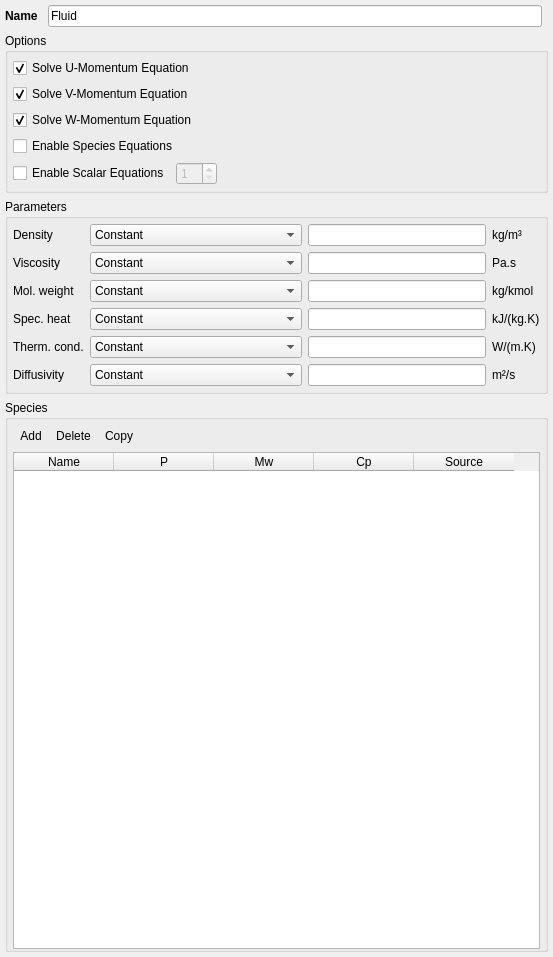
<?xml version="1.0" encoding="UTF-8"?>
<ui version="4.0">
 <class>fluid</class>
 <widget class="QWidget" name="fluid">
  <property name="geometry">
   <rect>
    <x>0</x>
    <y>0</y>
    <width>553</width>
    <height>957</height>
   </rect>
  </property>
  <property name="sizePolicy">
   <sizepolicy hsizetype="Preferred" vsizetype="Preferred">
    <horstretch>2</horstretch>
    <verstretch>0</verstretch>
   </sizepolicy>
  </property>
  <property name="minimumSize">
   <size>
    <width>20</width>
    <height>0</height>
   </size>
  </property>
  <layout class="QGridLayout" name="gridLayout_3">
   <property name="leftMargin">
    <number>5</number>
   </property>
   <property name="topMargin">
    <number>5</number>
   </property>
   <property name="rightMargin">
    <number>5</number>
   </property>
   <property name="bottomMargin">
    <number>5</number>
   </property>
   <item row="2" column="0" colspan="2">
    <widget class="QGroupBox" name="groupBox">
     <property name="title">
      <string>Options</string>
     </property>
     <property name="flat">
      <bool>true</bool>
     </property>
     <layout class="QGridLayout" name="gridLayout">
      <property name="leftMargin">
       <number>5</number>
      </property>
      <property name="topMargin">
       <number>5</number>
      </property>
      <property name="rightMargin">
       <number>0</number>
      </property>
      <property name="bottomMargin">
       <number>5</number>
      </property>
      <item row="1" column="0">
       <widget class="CheckBox" name="checkbox_keyword_momentum_y_eq_args_0">
        <property name="text">
         <string>Solve V-Momentum Equation</string>
        </property>
        <property name="checked">
         <bool>true</bool>
        </property>
       </widget>
      </item>
      <item row="2" column="0">
       <widget class="CheckBox" name="checkbox_keyword_momentum_z_eq_args_0">
        <property name="text">
         <string>Solve W-Momentum Equation</string>
        </property>
        <property name="checked">
         <bool>true</bool>
        </property>
       </widget>
      </item>
      <item row="4" column="0">
       <layout class="QHBoxLayout" name="horizontalLayout_4">
        <item>
         <widget class="QCheckBox" name="checkbox_enable_scalar_eq">
          <property name="text">
           <string>Enable Scalar Equations</string>
          </property>
         </widget>
        </item>
        <item>
         <widget class="QSpinBox" name="spinbox_nscalar_eq">
          <property name="enabled">
           <bool>false</bool>
          </property>
          <property name="suffix">
           <string/>
          </property>
          <property name="minimum">
           <number>1</number>
          </property>
         </widget>
        </item>
        <item>
         <spacer name="horizontalSpacer_2">
          <property name="orientation">
           <enum>Qt::Horizontal</enum>
          </property>
          <property name="sizeHint" stdset="0">
           <size>
            <width>40</width>
            <height>20</height>
           </size>
          </property>
         </spacer>
        </item>
       </layout>
      </item>
      <item row="3" column="0">
       <widget class="CheckBox" name="checkbox_keyword_species_eq_args_0">
        <property name="text">
         <string>Enable Species Equations</string>
        </property>
       </widget>
      </item>
      <item row="0" column="0">
       <widget class="CheckBox" name="checkbox_keyword_momentum_x_eq_args_0">
        <property name="text">
         <string>Solve U-Momentum Equation</string>
        </property>
        <property name="checked">
         <bool>true</bool>
        </property>
       </widget>
      </item>
     </layout>
    </widget>
   </item>
   <item row="5" column="0">
    <spacer name="verticalSpacer_3">
     <property name="orientation">
      <enum>Qt::Vertical</enum>
     </property>
     <property name="sizeType">
      <enum>QSizePolicy::Minimum</enum>
     </property>
     <property name="sizeHint" stdset="0">
      <size>
       <width>20</width>
       <height>0</height>
      </size>
     </property>
    </spacer>
   </item>
   <item row="6" column="0" colspan="2">
    <widget class="QGroupBox" name="groupbox_fluid_phase_species">
     <property name="title">
      <string>Species</string>
     </property>
     <property name="flat">
      <bool>true</bool>
     </property>
     <property name="checkable">
      <bool>false</bool>
     </property>
     <layout class="QGridLayout" name="gridLayout_4">
      <property name="leftMargin">
       <number>5</number>
      </property>
      <property name="topMargin">
       <number>5</number>
      </property>
      <property name="rightMargin">
       <number>5</number>
      </property>
      <property name="bottomMargin">
       <number>0</number>
      </property>
      <item row="0" column="0">
       <widget class="QFrame" name="frame_20">
        <property name="frameShape">
         <enum>QFrame::NoFrame</enum>
        </property>
        <property name="frameShadow">
         <enum>QFrame::Plain</enum>
        </property>
        <layout class="QHBoxLayout" name="horizontalLayout_17">
         <property name="spacing">
          <number>0</number>
         </property>
         <property name="leftMargin">
          <number>0</number>
         </property>
         <property name="topMargin">
          <number>0</number>
         </property>
         <property name="rightMargin">
          <number>0</number>
         </property>
         <property name="bottomMargin">
          <number>0</number>
         </property>
         <item>
          <widget class="QToolButton" name="toolbutton_fluid_species_add">
           <property name="text">
            <string>Add</string>
           </property>
           <property name="autoRaise">
            <bool>true</bool>
           </property>
          </widget>
         </item>
         <item>
          <widget class="QToolButton" name="toolbutton_fluid_species_delete">
           <property name="text">
            <string>Delete</string>
           </property>
           <property name="autoRaise">
            <bool>true</bool>
           </property>
          </widget>
         </item>
         <item>
          <widget class="QToolButton" name="toolbutton_fluid_species_copy">
           <property name="text">
            <string>Copy</string>
           </property>
           <property name="autoRaise">
            <bool>true</bool>
           </property>
          </widget>
         </item>
         <item>
          <spacer name="horizontalSpacer_6">
           <property name="orientation">
            <enum>Qt::Horizontal</enum>
           </property>
           <property name="sizeHint" stdset="0">
            <size>
             <width>40</width>
             <height>20</height>
            </size>
           </property>
          </spacer>
         </item>
        </layout>
       </widget>
      </item>
      <item row="1" column="0">
       <widget class="QTableWidget" name="tablewidget_fluid_species">
        <property name="sizePolicy">
         <sizepolicy hsizetype="Expanding" vsizetype="MinimumExpanding">
          <horstretch>0</horstretch>
          <verstretch>0</verstretch>
         </sizepolicy>
        </property>
        <property name="minimumSize">
         <size>
          <width>0</width>
          <height>100</height>
         </size>
        </property>
        <property name="maximumSize">
         <size>
          <width>16777215</width>
          <height>16777215</height>
         </size>
        </property>
        <property name="frameShadow">
         <enum>QFrame::Plain</enum>
        </property>
        <property name="selectionMode">
         <enum>QAbstractItemView::SingleSelection</enum>
        </property>
        <property name="selectionBehavior">
         <enum>QAbstractItemView::SelectRows</enum>
        </property>
        <attribute name="horizontalHeaderVisible">
         <bool>true</bool>
        </attribute>
        <attribute name="horizontalHeaderCascadingSectionResizes">
         <bool>false</bool>
        </attribute>
        <attribute name="horizontalHeaderDefaultSectionSize">
         <number>100</number>
        </attribute>
        <attribute name="horizontalHeaderHighlightSections">
         <bool>false</bool>
        </attribute>
        <attribute name="horizontalHeaderMinimumSectionSize">
         <number>20</number>
        </attribute>
        <attribute name="horizontalHeaderStretchLastSection">
         <bool>false</bool>
        </attribute>
        <attribute name="verticalHeaderVisible">
         <bool>false</bool>
        </attribute>
        <attribute name="verticalHeaderHighlightSections">
         <bool>false</bool>
        </attribute>
        <column>
         <property name="text">
          <string>Name</string>
         </property>
        </column>
        <column>
         <property name="text">
          <string>P</string>
         </property>
         <property name="toolTip">
          <string>Phase</string>
         </property>
        </column>
        <column>
         <property name="text">
          <string>Mw</string>
         </property>
         <property name="toolTip">
          <string>Molecular weight</string>
         </property>
        </column>
        <column>
         <property name="text">
          <string>Cp</string>
         </property>
         <property name="toolTip">
          <string>Heat of formation</string>
         </property>
        </column>
        <column>
         <property name="text">
          <string>Source</string>
         </property>
         <property name="toolTip">
          <string>Dat a source</string>
         </property>
        </column>
       </widget>
      </item>
     </layout>
    </widget>
   </item>
   <item row="0" column="0">
    <widget class="QFrame" name="frame_fluid_phase_name">
     <property name="frameShape">
      <enum>QFrame::NoFrame</enum>
     </property>
     <property name="frameShadow">
      <enum>QFrame::Plain</enum>
     </property>
     <layout class="QGridLayout" name="gridLayout_2">
      <property name="leftMargin">
       <number>0</number>
      </property>
      <property name="topMargin">
       <number>0</number>
      </property>
      <property name="rightMargin">
       <number>0</number>
      </property>
      <property name="bottomMargin">
       <number>0</number>
      </property>
      <property name="spacing">
       <number>0</number>
      </property>
      <item row="0" column="0">
       <spacer name="verticalSpacer_5">
        <property name="orientation">
         <enum>Qt::Vertical</enum>
        </property>
        <property name="sizeType">
         <enum>QSizePolicy::Minimum</enum>
        </property>
        <property name="sizeHint" stdset="0">
         <size>
          <width>20</width>
          <height>0</height>
         </size>
        </property>
       </spacer>
      </item>
      <item row="1" column="0">
       <layout class="QHBoxLayout" name="horizontalLayout_3">
        <property name="spacing">
         <number>10</number>
        </property>
        <property name="topMargin">
         <number>0</number>
        </property>
        <item>
         <widget class="QLabel" name="label_fluid_phase_name">
          <property name="font">
           <font>
            <weight>75</weight>
            <bold>true</bold>
           </font>
          </property>
          <property name="text">
           <string>Name</string>
          </property>
         </widget>
        </item>
        <item>
         <widget class="LineEdit" name="lineedit_fluid_phase_name">
          <property name="text">
           <string>Fluid</string>
          </property>
         </widget>
        </item>
       </layout>
      </item>
     </layout>
    </widget>
   </item>
   <item row="4" column="0" colspan="2">
    <widget class="QGroupBox" name="groupbox_fluid_phase_model_parameters">
     <property name="title">
      <string>Parameters</string>
     </property>
     <property name="flat">
      <bool>true</bool>
     </property>
     <layout class="QGridLayout" name="gridLayout_5">
      <property name="leftMargin">
       <number>5</number>
      </property>
      <property name="topMargin">
       <number>5</number>
      </property>
      <property name="rightMargin">
       <number>5</number>
      </property>
      <property name="bottomMargin">
       <number>5</number>
      </property>
      <item row="0" column="0">
       <widget class="QLabel" name="label_fluid_density_model">
        <property name="text">
         <string>Density</string>
        </property>
       </widget>
      </item>
      <item row="0" column="1">
       <widget class="ComboBox" name="combobox_fluid_density_model">
        <property name="sizePolicy">
         <sizepolicy hsizetype="Preferred" vsizetype="Fixed">
          <horstretch>0</horstretch>
          <verstretch>0</verstretch>
         </sizepolicy>
        </property>
        <property name="maximumSize">
         <size>
          <width>16777215</width>
          <height>16777215</height>
         </size>
        </property>
        <property name="sizeAdjustPolicy">
         <enum>QComboBox::AdjustToContents</enum>
        </property>
        <property name="minimumContentsLength">
         <number>20</number>
        </property>
        <item>
         <property name="text">
          <string>Constant</string>
         </property>
        </item>
        <item>
         <property name="text">
          <string>Ideal Gas Law</string>
         </property>
        </item>
        <item>
         <property name="text">
          <string>UDF</string>
         </property>
        </item>
       </widget>
      </item>
      <item row="0" column="2">
       <widget class="LineEdit" name="lineedit_keyword_ro_g0">
        <property name="sizePolicy">
         <sizepolicy hsizetype="Expanding" vsizetype="Fixed">
          <horstretch>0</horstretch>
          <verstretch>0</verstretch>
         </sizepolicy>
        </property>
        <property name="minimumSize">
         <size>
          <width>30</width>
          <height>0</height>
         </size>
        </property>
       </widget>
      </item>
      <item row="0" column="3">
       <widget class="QLabel" name="label_ro_g0_units">
        <property name="font">
         <font>
          <weight>50</weight>
          <italic>false</italic>
          <bold>false</bold>
         </font>
        </property>
        <property name="text">
         <string>kg/m³ </string>
        </property>
       </widget>
      </item>
      <item row="1" column="0">
       <widget class="QLabel" name="label_fluid_viscosity_model">
        <property name="text">
         <string>Viscosity</string>
        </property>
       </widget>
      </item>
      <item row="1" column="1">
       <widget class="ComboBox" name="combobox_fluid_viscosity_model">
        <property name="sizePolicy">
         <sizepolicy hsizetype="Preferred" vsizetype="Fixed">
          <horstretch>0</horstretch>
          <verstretch>0</verstretch>
         </sizepolicy>
        </property>
        <property name="maximumSize">
         <size>
          <width>16777215</width>
          <height>16777215</height>
         </size>
        </property>
        <property name="sizeAdjustPolicy">
         <enum>QComboBox::AdjustToContents</enum>
        </property>
        <property name="minimumContentsLength">
         <number>20</number>
        </property>
        <item>
         <property name="text">
          <string>Constant</string>
         </property>
        </item>
        <item>
         <property name="text">
          <string>Sutherland's Law</string>
         </property>
        </item>
        <item>
         <property name="text">
          <string>UDF</string>
         </property>
        </item>
       </widget>
      </item>
      <item row="1" column="2">
       <widget class="LineEdit" name="lineedit_keyword_mu_g0">
        <property name="sizePolicy">
         <sizepolicy hsizetype="Expanding" vsizetype="Fixed">
          <horstretch>0</horstretch>
          <verstretch>0</verstretch>
         </sizepolicy>
        </property>
        <property name="minimumSize">
         <size>
          <width>30</width>
          <height>0</height>
         </size>
        </property>
       </widget>
      </item>
      <item row="1" column="3">
       <widget class="QLabel" name="label_mu_g0_units">
        <property name="font">
         <font>
          <italic>false</italic>
         </font>
        </property>
        <property name="text">
         <string>Pa.s</string>
        </property>
       </widget>
      </item>
      <item row="2" column="0">
       <widget class="QLabel" name="label_mol_weight_model">
        <property name="toolTip">
         <string>Molecular weight</string>
        </property>
        <property name="text">
         <string>Mol. weight</string>
        </property>
       </widget>
      </item>
      <item row="2" column="1">
       <widget class="ComboBox" name="combobox_fluid_mol_weight_model">
        <property name="sizePolicy">
         <sizepolicy hsizetype="Preferred" vsizetype="Fixed">
          <horstretch>0</horstretch>
          <verstretch>0</verstretch>
         </sizepolicy>
        </property>
        <property name="maximumSize">
         <size>
          <width>16777215</width>
          <height>16777215</height>
         </size>
        </property>
        <property name="sizeAdjustPolicy">
         <enum>QComboBox::AdjustToContents</enum>
        </property>
        <property name="minimumContentsLength">
         <number>20</number>
        </property>
        <item>
         <property name="text">
          <string>Constant</string>
         </property>
        </item>
        <item>
         <property name="text">
          <string>Mixture</string>
         </property>
        </item>
       </widget>
      </item>
      <item row="2" column="2">
       <widget class="LineEdit" name="lineedit_keyword_mw_avg">
        <property name="sizePolicy">
         <sizepolicy hsizetype="Expanding" vsizetype="Fixed">
          <horstretch>0</horstretch>
          <verstretch>0</verstretch>
         </sizepolicy>
        </property>
        <property name="minimumSize">
         <size>
          <width>30</width>
          <height>0</height>
         </size>
        </property>
       </widget>
      </item>
      <item row="2" column="3">
       <widget class="QLabel" name="label_mw_avg_units">
        <property name="font">
         <font>
          <italic>false</italic>
         </font>
        </property>
        <property name="text">
         <string>kg/kmol</string>
        </property>
       </widget>
      </item>
      <item row="3" column="0">
       <widget class="QLabel" name="label_fluid_specific_heat_model">
        <property name="toolTip">
         <string>Specific heat</string>
        </property>
        <property name="text">
         <string>Spec. heat</string>
        </property>
       </widget>
      </item>
      <item row="3" column="1">
       <widget class="ComboBox" name="combobox_fluid_specific_heat_model">
        <property name="sizePolicy">
         <sizepolicy hsizetype="Preferred" vsizetype="Fixed">
          <horstretch>0</horstretch>
          <verstretch>0</verstretch>
         </sizepolicy>
        </property>
        <property name="maximumSize">
         <size>
          <width>16777215</width>
          <height>16777215</height>
         </size>
        </property>
        <property name="sizeAdjustPolicy">
         <enum>QComboBox::AdjustToContents</enum>
        </property>
        <property name="minimumContentsLength">
         <number>20</number>
        </property>
        <item>
         <property name="text">
          <string>Constant</string>
         </property>
        </item>
        <item>
         <property name="text">
          <string>Mixture</string>
         </property>
        </item>
        <item>
         <property name="text">
          <string>UDF</string>
         </property>
        </item>
       </widget>
      </item>
      <item row="3" column="2">
       <widget class="LineEdit" name="lineedit_keyword_c_pg0">
        <property name="sizePolicy">
         <sizepolicy hsizetype="Expanding" vsizetype="Fixed">
          <horstretch>0</horstretch>
          <verstretch>0</verstretch>
         </sizepolicy>
        </property>
        <property name="minimumSize">
         <size>
          <width>30</width>
          <height>0</height>
         </size>
        </property>
       </widget>
      </item>
      <item row="3" column="3">
       <widget class="QLabel" name="label_c_pg0_units">
        <property name="font">
         <font>
          <italic>false</italic>
         </font>
        </property>
        <property name="text">
         <string>kJ/(kg.K)</string>
        </property>
       </widget>
      </item>
      <item row="4" column="0">
       <widget class="QLabel" name="label_fluid_conductivity_model">
        <property name="toolTip">
         <string>Thermal conductivity</string>
        </property>
        <property name="text">
         <string>Therm. cond.</string>
        </property>
       </widget>
      </item>
      <item row="4" column="1">
       <widget class="ComboBox" name="combobox_fluid_conductivity_model">
        <property name="sizePolicy">
         <sizepolicy hsizetype="Preferred" vsizetype="Fixed">
          <horstretch>0</horstretch>
          <verstretch>0</verstretch>
         </sizepolicy>
        </property>
        <property name="maximumSize">
         <size>
          <width>16777215</width>
          <height>16777215</height>
         </size>
        </property>
        <property name="currentIndex">
         <number>0</number>
        </property>
        <property name="sizeAdjustPolicy">
         <enum>QComboBox::AdjustToContents</enum>
        </property>
        <property name="minimumContentsLength">
         <number>20</number>
        </property>
        <item>
         <property name="text">
          <string>Constant</string>
         </property>
        </item>
        <item>
         <property name="text">
          <string>Temperature dependent (air)</string>
         </property>
        </item>
        <item>
         <property name="text">
          <string>UDF</string>
         </property>
        </item>
       </widget>
      </item>
      <item row="4" column="2">
       <widget class="LineEdit" name="lineedit_keyword_k_g0">
        <property name="sizePolicy">
         <sizepolicy hsizetype="Expanding" vsizetype="Fixed">
          <horstretch>0</horstretch>
          <verstretch>0</verstretch>
         </sizepolicy>
        </property>
        <property name="minimumSize">
         <size>
          <width>30</width>
          <height>0</height>
         </size>
        </property>
       </widget>
      </item>
      <item row="4" column="3">
       <widget class="QLabel" name="label_k_g0_units">
        <property name="font">
         <font>
          <italic>false</italic>
         </font>
        </property>
        <property name="text">
         <string>W/(m.K)</string>
        </property>
       </widget>
      </item>
      <item row="5" column="0">
       <widget class="QLabel" name="label_fluid_diffusion_model">
        <property name="text">
         <string>Diffusivity</string>
        </property>
       </widget>
      </item>
      <item row="5" column="1">
       <widget class="ComboBox" name="combobox_fluid_diffusion_model">
        <property name="sizePolicy">
         <sizepolicy hsizetype="Preferred" vsizetype="Fixed">
          <horstretch>0</horstretch>
          <verstretch>0</verstretch>
         </sizepolicy>
        </property>
        <property name="maximumSize">
         <size>
          <width>16777215</width>
          <height>16777215</height>
         </size>
        </property>
        <property name="currentIndex">
         <number>0</number>
        </property>
        <property name="sizeAdjustPolicy">
         <enum>QComboBox::AdjustToContents</enum>
        </property>
        <property name="minimumContentsLength">
         <number>20</number>
        </property>
        <item>
         <property name="text">
          <string>Constant</string>
         </property>
        </item>
        <item>
         <property name="text">
          <string>Dilute Mixture Approximation (air)</string>
         </property>
        </item>
        <item>
         <property name="text">
          <string>UDF</string>
         </property>
        </item>
       </widget>
      </item>
      <item row="5" column="2">
       <widget class="LineEdit" name="lineedit_keyword_dif_g0">
        <property name="sizePolicy">
         <sizepolicy hsizetype="Expanding" vsizetype="Fixed">
          <horstretch>0</horstretch>
          <verstretch>0</verstretch>
         </sizepolicy>
        </property>
        <property name="minimumSize">
         <size>
          <width>30</width>
          <height>0</height>
         </size>
        </property>
       </widget>
      </item>
      <item row="5" column="3">
       <widget class="QLabel" name="label_dif_g0_units">
        <property name="font">
         <font>
          <italic>false</italic>
         </font>
        </property>
        <property name="text">
         <string>m²/s </string>
        </property>
       </widget>
      </item>
     </layout>
    </widget>
   </item>
   <item row="1" column="0">
    <spacer name="verticalSpacer_4">
     <property name="orientation">
      <enum>Qt::Vertical</enum>
     </property>
     <property name="sizeType">
      <enum>QSizePolicy::Minimum</enum>
     </property>
     <property name="sizeHint" stdset="0">
      <size>
       <width>20</width>
       <height>0</height>
      </size>
     </property>
    </spacer>
   </item>
   <item row="3" column="0">
    <spacer name="verticalSpacer_2">
     <property name="orientation">
      <enum>Qt::Vertical</enum>
     </property>
     <property name="sizeType">
      <enum>QSizePolicy::Minimum</enum>
     </property>
     <property name="sizeHint" stdset="0">
      <size>
       <width>20</width>
       <height>0</height>
      </size>
     </property>
    </spacer>
   </item>
  </layout>
 </widget>
 <customwidgets>
  <customwidget>
   <class>CheckBox</class>
   <extends>QCheckBox</extends>
   <header>widgets/base</header>
  </customwidget>
  <customwidget>
   <class>LineEdit</class>
   <extends>QLineEdit</extends>
   <header>widgets/base</header>
  </customwidget>
  <customwidget>
   <class>ComboBox</class>
   <extends>QComboBox</extends>
   <header>widgets/base</header>
  </customwidget>
 </customwidgets>
 <resources/>
 <connections/>
</ui>
